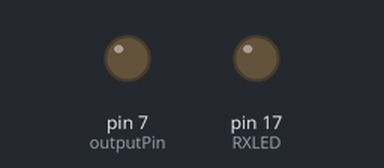
This sketch was run on a simulated SparkFun Pro Micro, built with avr-gcc and run on an emulated ATmega32U4. Shown: output pins drawn as LEDs (lit = HIGH).

Above: at 0.1 s.
At 1.6 s:
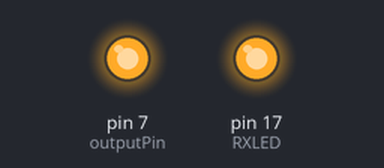
Timing chart, 0 to 40.0 s (numbered marks = the images above):
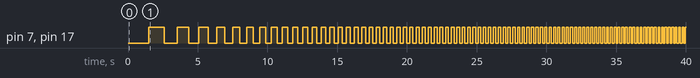

Measured:
- by itself, pin 7 (outputPin), pin 17 (RXLED): LOW → HIGH at 1.5 s, → LOW 1.1 s later, → HIGH 0.91 s later, → LOW 0.83 s later, … (175 changes in this stretch)

The sketch:

signal-generator.ino
```cpp
// (licence header left out)
int RXLED = 17;  // The RX LED has a defined Arduino pin

unsigned long time = 0;
unsigned long lastTime = 0;
unsigned long lastChangeTime = 0;
unsigned long changePeriod = 500000; // 0.5 sec
float outputFreqHigh = 150;  // 500 Hz
float outputFreqLow = 0.4; // 0.4 Hz
float outputChangeRate = 0.1;  // 0.1 Hz
float outputFreq = outputFreqLow;

int outputPin = 7;
boolean outputState = 0;

void setup()
{
  pinMode(outputPin, OUTPUT);
  pinMode(RXLED, OUTPUT);  // Set RX LED as an output
}

void loop()
{
  time = micros();

  if (time-lastChangeTime >= changePeriod) {
    if (outputFreq >= outputFreqHigh)
      outputFreq = outputFreqLow;
    outputFreq = outputFreq + outputChangeRate;
    lastChangeTime = time;
  }
  if (time-lastTime >= 1000000/outputFreq) {
    outputState = !outputState;
    digitalWrite(outputPin, outputState);
    digitalWrite(RXLED, outputState);
    lastTime = time;
  }
}
```
